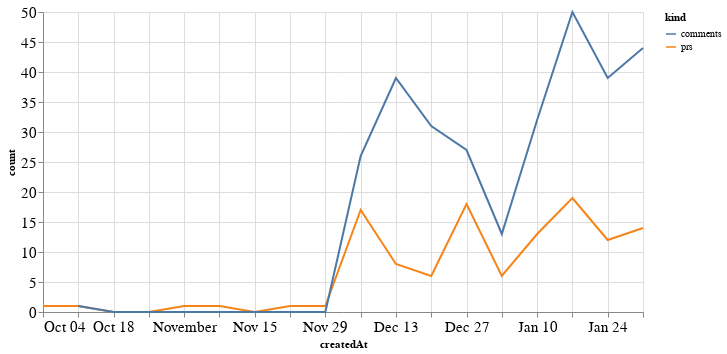

The notebook cell this image was saved under:
### Code cell
alt.Chart(total_time, width=600).mark_line().encode(
    x='createdAt',
    y='count',
    color='kind'
)

### Figure 1 — Vega-Lite specification as saved in the notebook (floating-point values rounded to 4 significant figures)
{"config": {"axisLeft": {"labelFontSize": 15}, "axisBottom": {"labelFontSize": 15}}, "data": {"name": "data-9818dc11a418d44a1047f85d603ec953"}, "mark": "line", "encoding": {"color": {"type": "nominal", "field": "kind"}, "x": {"type": "temporal", "field": "createdAt"}, "y": {"type": "quantitative", "field": "count"}}, "width": 600, "$schema": "https://vega.github.io/schema/vega-lite/v4.8.1.json", "datasets": {"data-9818dc11a418d44a1047f85d603ec953": [{"createdAt": "2020-10-04T00:00:00", "kind": "prs", "count": 1.0}, {"createdAt": "2020-10-11T00:00:00", "kind": "prs", "count": 1.0}, {"createdAt": "2020-10-18T00:00:00", "kind": "prs", "count": 0.0}, {"createdAt": "2020-10-25T00:00:00", "kind": "prs", "count": 0.0}, {"createdAt": "2020-11-01T00:00:00", "kind": "prs", "count": 1.0}, {"createdAt": "2020-11-08T00:00:00", "kind": "prs", "count": 1.0}, {"createdAt": "2020-11-15T00:00:00", "kind": "prs", "count": 0.0}, {"createdAt": "2020-11-22T00:00:00", "kind": "prs", "count": 1.0}, {"createdAt": "2020-11-29T00:00:00", "kind": "prs", "count": 1.0}, {"createdAt": "2020-12-06T00:00:00", "kind": "prs", "count": 17.0}, {"createdAt": "2020-12-13T00:00:00", "kind": "prs", "count": 8.0}, {"createdAt": "2020-12-20T00:00:00", "kind": "prs", "count": 6.0}, {"createdAt": "2020-12-27T00:00:00", "kind": "prs", "count": 18.0}, {"createdAt": "2021-01-03T00:00:00", "kind": "prs", "count": 6.0}, {"createdAt": "2021-01-10T00:00:00", "kind": "prs", "count": 13.0}, {"createdAt": "2021-01-17T00:00:00", "kind": "prs", "count": 19.0}, {"createdAt": "2021-01-24T00:00:00", "kind": "prs", "count": 12.0}, {"createdAt": "2021-01-31T00:00:00", "kind": "prs", "count": 14.0}, {"createdAt": "2020-10-04T00:00:00", "kind": "comments", "count": null}, {"createdAt": "2020-10-11T00:00:00", "kind": "comments", "count": 1.0}, {"createdAt": "2020-10-18T00:00:00", "kind": "comments", "count": 0.0}, {"createdAt": "2020-10-25T00:00:00", "kind": "comments", "count": 0.0}, {"createdAt": "2020-11-01T00:00:00", "kind": "comments", "count": 0.0}, {"createdAt": "2020-11-08T00:00:00", "kind": "comments", "count": 0.0}, {"createdAt": "2020-11-15T00:00:00", "kind": "comments", "count": 0.0}, {"createdAt": "2020-11-22T00:00:00", "kind": "comments", "count": 0.0}, {"createdAt": "2020-11-29T00:00:00", "kind": "comments", "count": 0.0}, {"createdAt": "2020-12-06T00:00:00", "kind": "comments", "count": 26.0}, {"createdAt": "2020-12-13T00:00:00", "kind": "comments", "count": 39.0}, {"createdAt": "2020-12-20T00:00:00", "kind": "comments", "count": 31.0}, {"createdAt": "2020-12-27T00:00:00", "kind": "comments", "count": 27.0}, {"createdAt": "2021-01-03T00:00:00", "kind": "comments", "count": 13.0}, {"createdAt": "2021-01-10T00:00:00", "kind": "comments", "count": 32.0}, {"createdAt": "2021-01-17T00:00:00", "kind": "comments", "count": 50.0}, {"createdAt": "2021-01-24T00:00:00", "kind": "comments", "count": 39.0}, {"createdAt": "2021-01-31T00:00:00", "kind": "comments", "count": 44.0}]}}
